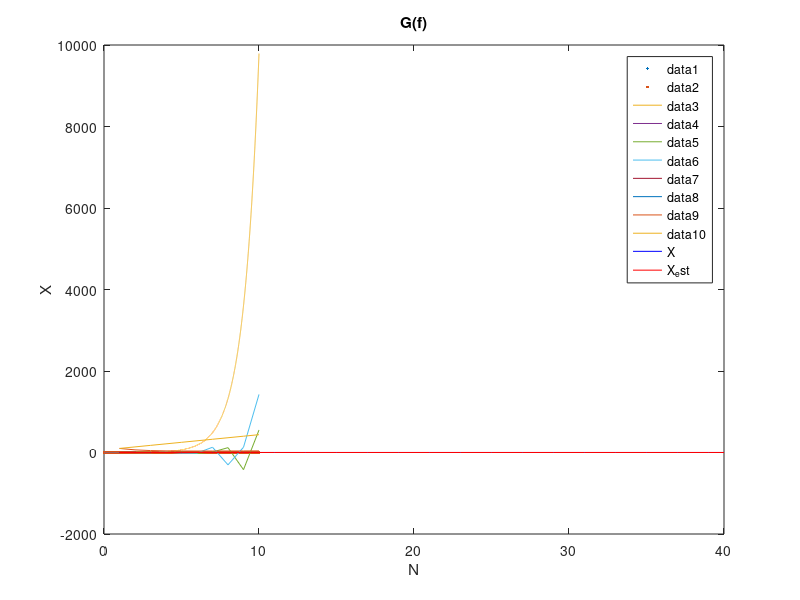

This chart was generated by the following MATLAB code:
tmax = 10 ;
Te = 1e-3 ;
t = [0:Te:tmax]
A = [-2 -4 ;-2 -9]
B = [0; 1]

x = zeros(2,length(t));
e = ones(1, length(t));

for i = 2: length(t)
    x(:, i) = (eye(2) + Te*A)*x(:,i-1) + B*Te*e(i-1);
end

plot(t,x,'.') ;
X_c = [-4/10 - 4/90 * exp(-10*t)+4/9*exp(t); 2/10 - 4/45*exp(-10*t)-1/9*exp(-t)] ;

hold on ;
plot(t, X_c);

% Ex 3
clear all
close all
clc

N = 10 ;
A = [[-1 1] ; [-4 -2]] ;
B = [1 ; -1]
C = [1 1]
X = zeros(2,N) ;
e = ones(1,N) ;
S = zeros(1,N) ;

for k = 1:N-1
    X(:,k+1) = A * X(:,k) + B*e(k)
end

S = C * X ;
plot(1: N, X) ;


% Ex 4
clear all
close all
clc

% N = 1 <=> 0T, 2 <=> 1T, 3 <=> 2T
N = 3 ;
A = [[-1 0] ; [0 -2]] ;
B = [1 ; 2]
X = zeros(2,N) ;
e = [3/2 7/2];

for k = 1:N-1
    X(:,k+1) = A * X(:,k) + B*e(k)
end

plot(1: N, X) ;


% Ex 2
clear all
close all
clc

N = 10
r_a = 0.5 ;
r_l = 0.02;
k_a = 0.25 ;
k_l  = 0.75 ;

A = [[r_a r_l] ; [0 1] ] ;
B = [k_a ; k_l]  ;

C = [1 1] ;
X(:,1) = [100 ; 100] ;
e = ones(1, N) * 50 ;
for k = 1:N-1
    X(:,k+1) = A * X(:,k) + B*e(k)
end

plot(1: N, X) ;

%Exercice 5

clear all
close all
clc

N = 40;
A = [[-0.6 0] ; [0 0.2]] ;
B = [1 ; -12]
X(:,1) = [1; 1]
X_est(:,1) = [0;0]
C = [1 0.5]
V = [-0.2 ;0]
e = ones(1, N)  ;

for k = 1:N-1
    s(:, k) = C*X(:,k)
    X(:,k+1) = A*X(:,k) + B*e(k)
    X_est(:,k+1) = A*X_est(:,k) + B *e(k) + V*[s(:,k)-C*X_est(:,k)] ;
end

xlabel('N');
ylabel('X');
title('G(f)');
% On pren d premiere ligne toutes les colonnes
plot(1: N, X(1, :), 'b', 'DisplayName', 'X') ;
hold on ;

xlabel('N');
ylabel('X');
plot(1:N, X_est(1, :), 'r', 'DisplayName', 'X_est');
legend('show')